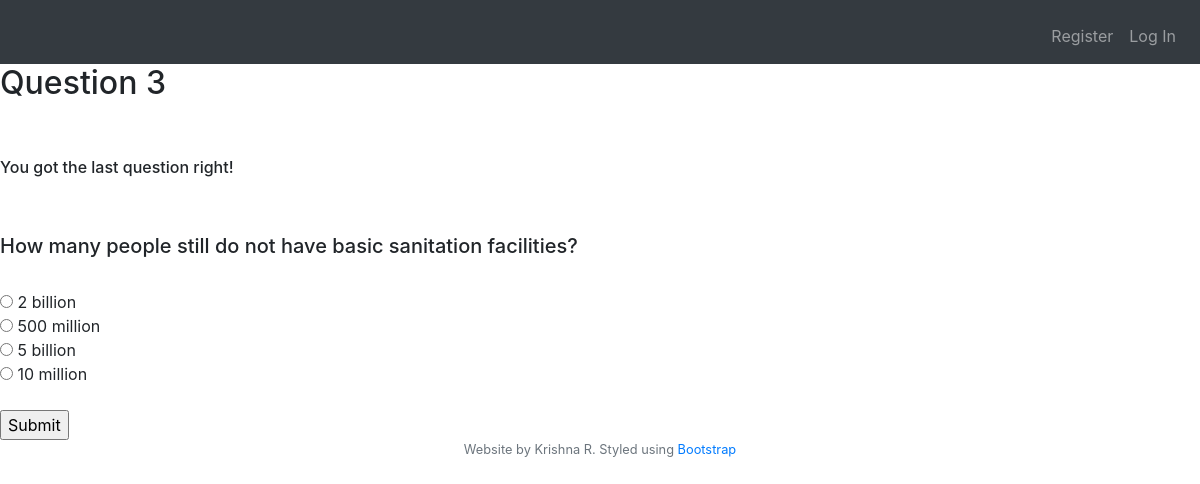
/question3, run on the app's committed database.
### tables this page shows
CREATE TABLE "1_q" (
	"q_id"	INTEGER NOT NULL PRIMARY KEY AUTOINCREMENT UNIQUE,
	"question"	TEXT NOT NULL,
	"opt1"	TEXT NOT NULL,
	"opt2"	TEXT NOT NULL,
	"opt3"	TEXT NOT NULL,
	"opt4"	TEXT NOT NULL,
	"ans"	TEXT NOT NULL
);

### application.py (the view, shortened to what this page needs)
@app.route("/question3", methods=["GET", "POST"])
def question3():
    if request.method == "GET":
        q = db.execute("SELECT question FROM '1_q' WHERE q_id='3'")
        q = q[0]['question']
        print(q)
        opt = db.execute("SELECT opt1, opt2, opt3, opt4 FROM '1_q' WHERE q_id='3'")
        opt = opt[0]
        opt_list = []
        for key in opt:
            opt_list.append(opt[key])
        return render_template("question3.html", question = q, opt_list = opt_list)

### application.py (called while the page is built)
@app.after_request
def after_request(response):
    response.headers["Cache-Control"] = "no-cache, no-store, must-revalidate"
    response.headers["Expires"] = 0
    response.headers["Pragma"] = "no-cache"
    return response

### templates/question3.html (shortened to what this page needs)
{% extends "layout.html" %}
{% block main %}
    <h2>Question 3</h2>
    <br><br>
    <h6>You got the last question right!</h6>
    <br><br>
    <h5>{{ question }}</h5>
    <br>
    <form action="/question3" method="post">
        <input type="radio" name="answer" value="opt1">  {{ opt_list[0] }}<br>
        <input type="radio" name="answer" value="opt2">  {{ opt_list[1] }}<br>
        <input type="radio" name="answer" value="opt3">  {{ opt_list[2] }}<br>
        <input type="radio" name="answer" value="opt4">  {{ opt_list[3] }}<br><br>
        <input type="submit">
    </form>
{% endblock %}

### data on the page
1_q: question "How many people still do not have basic sanitation facilities?", opt1 "2 billion", opt2 "500 million", opt3 "5 billion", opt4 "10 million"
